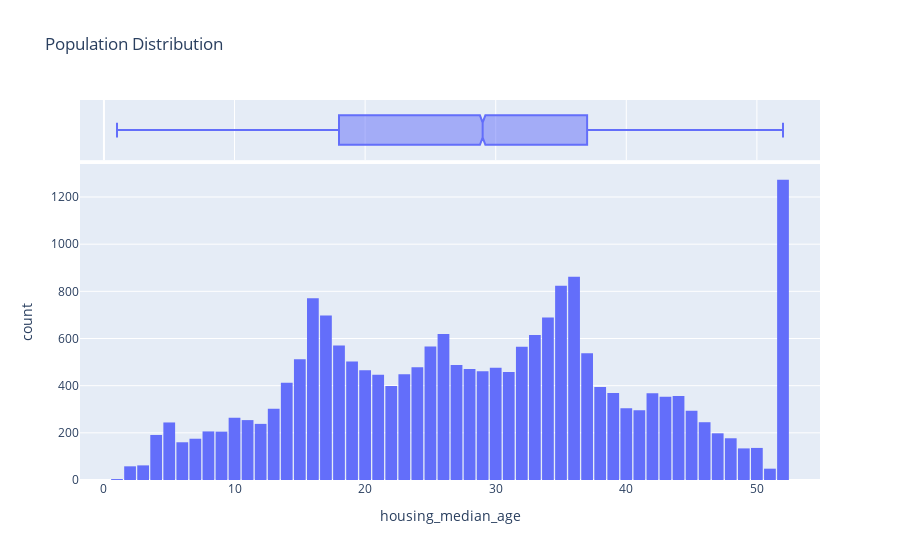

The notebook cell this image was saved under:
### Code cell
fig = px.histogram(df, x = 'housing_median_age', marginal='box', nbins=100, title='Population Distribution')
fig.update_layout(bargap=0.1)
fig.show()

### Figure 1 — Plotly figure (JSON) as saved in the notebook; plotly's stock layout.template omitted (floating-point values rounded to 4 significant figures; data arrays with more than 128 entries replaced by an {"elided": "..."} marker saying what was removed)
{"data": [{"alignmentgroup": "True", "bingroup": "x", "hovertemplate": "housing_median_age=%{x}<br>count=%{y}<extra></extra>", "legendgroup": "", "marker": {"color": "#636efa", "pattern": {"shape": ""}}, "name": "", "nbinsx": 100, "offsetgroup": "", "orientation": "v", "showlegend": false, "type": "histogram", "x": {"elided": "20640 int values"}, "xaxis": "x", "yaxis": "y"}, {"alignmentgroup": "True", "hovertemplate": "housing_median_age=%{x}<extra></extra>", "legendgroup": "", "marker": {"color": "#636efa"}, "name": "", "notched": true, "offsetgroup": "", "showlegend": false, "type": "box", "x": {"elided": "20640 int values"}, "xaxis": "x2", "yaxis": "y2"}], "layout": {"bargap": 0.1, "barmode": "relative", "legend": {"tracegroupgap": 0}, "title": {"text": "Population Distribution"}, "xaxis": {"anchor": "y", "domain": [0, 1], "title": {"text": "housing_median_age"}}, "xaxis2": {"anchor": "y2", "domain": [0, 1], "matches": "x", "showgrid": true, "showticklabels": false}, "yaxis": {"anchor": "x", "domain": [0, 0.8316], "title": {"text": "count"}}, "yaxis2": {"anchor": "x2", "domain": [0.8416, 1], "matches": "y2", "showgrid": false, "showline": false, "showticklabels": false, "ticks": ""}}}
